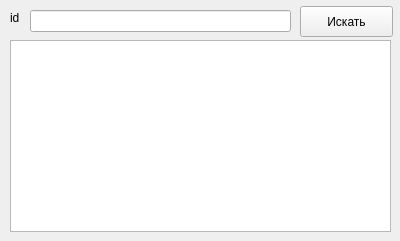
<?xml version="1.0" encoding="UTF-8"?>
<ui version="4.0">
 <class>Form</class>
 <widget class="QWidget" name="Form">
  <property name="geometry">
   <rect>
    <x>0</x>
    <y>0</y>
    <width>400</width>
    <height>241</height>
   </rect>
  </property>
  <property name="windowTitle">
   <string>Form</string>
  </property>
  <widget class="QTableWidget" name="tableWidget">
   <property name="geometry">
    <rect>
     <x>10</x>
     <y>40</y>
     <width>381</width>
     <height>192</height>
    </rect>
   </property>
  </widget>
  <widget class="QLabel" name="label">
   <property name="geometry">
    <rect>
     <x>10</x>
     <y>10</y>
     <width>16</width>
     <height>16</height>
    </rect>
   </property>
   <property name="text">
    <string>id</string>
   </property>
  </widget>
  <widget class="QLineEdit" name="lineEdit">
   <property name="geometry">
    <rect>
     <x>30</x>
     <y>10</y>
     <width>261</width>
     <height>22</height>
    </rect>
   </property>
  </widget>
  <widget class="QPushButton" name="pushButton">
   <property name="geometry">
    <rect>
     <x>300</x>
     <y>6</y>
     <width>93</width>
     <height>31</height>
    </rect>
   </property>
   <property name="text">
    <string>Искать</string>
   </property>
  </widget>
 </widget>
 <resources/>
 <connections/>
</ui>
